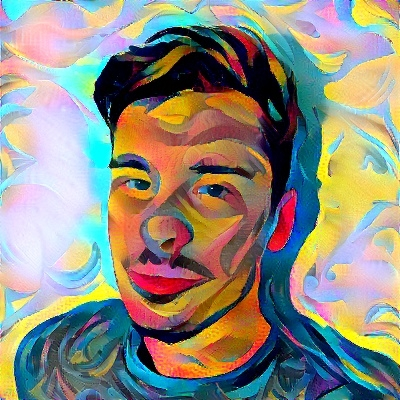
#> input picture images/babi1.jpg, 400 x 400 px, given in place of tesla_color.png, which was not available
$ python main.py
#> lines starting #> are read from the running program, lines starting #| are printed output that depends on the picture; pictures that were not available may be replaced by others from this repository, and a replacement may not be noted
### linedraw.py
from random import *
import math
import argparse

from PIL import Image, ImageDraw, ImageOps

from tools.filters import *
from tools.strokesort import *
import tools.perlin as perlin
from tools.util import *
from tools.visualize import *
from tools.colorchannels import image_to_cmyk_parts

no_cv = False
no_svg = False
save_json = False
save_bitmap = False
export_path = "output/out.svg"
draw_contours = True
draw_hatch = True
show_bitmap = False
resolution = 1024
hatch_size = 16
contour_simplify = 2
contrast = 10

color_type = "black"

try:
    import numpy as np
    import cv2
except:
    print("Cannot import numpy/openCV. Switching to NO_CV mode.")
    no_cv = True

def find_edges(IM):
    print("finding edges...")
    if no_cv:
        #appmask(IM,[F_Blur])
        appmask(IM,[F_SobelX,F_SobelY])
    else:
        im = np.array(IM)
        im = cv2.GaussianBlur(im,(3,3),0)
        im = cv2.Canny(im,100,200)
        IM = Image.fromarray(im)
    return IM.point(lambda p: p > 128 and 255)


def getdots(IM):
    print("getting contour points...")
    PX = IM.load()
    dots = []
    w,h = IM.size
    for y in range(h-1):
        row = []
        for x in range(1,w):
            if PX[x,y] == 255:
                if len(row) > 0:
                    if x-row[-1][0] == row[-1][-1]+1:
                        row[-1] = (row[-1][0],row[-1][-1]+1)
                    else:
                        row.append((x,0))
                else:
                    row.append((x,0))
        dots.append(row)
    return dots

def connectdots(dots):
    print("connecting contour points...")
    contours = []
    for y in range(len(dots)):
        for x,v in dots[y]:
            if v > -1:
                if y == 0:
                    contours.append([(x,y)])
                else:
                    closest = -1
                    cdist = 100
                    for x0,v0 in dots[y-1]:
                        if abs(x0-x) < cdist:
                            cdist = abs(x0-x)
                            closest = x0

                    if cdist > 3:
                        contours.append([(x,y)])
                    else:
                        found = 0
                        for i in range(len(contours)):
                            if contours[i][-1] == (closest,y-1):
                                contours[i].append((x,y,))
                                found = 1
                                break
                        if found == 0:
                            contours.append([(x,y)])
        for c in contours:
            if c[-1][1] < y-1 and len(c)<4:
                contours.remove(c)
    return contours


def getcontours(IM,sc=2):
    print("generating contours...")
    IM = find_edges(IM)
    IM1 = IM.copy()
    IM2 = IM.rotate(-90,expand=True).transpose(Image.FLIP_LEFT_RIGHT)
    dots1 = getdots(IM1)
    contours1 = connectdots(dots1)
    dots2 = getdots(IM2)
    contours2 = connectdots(dots2)

    for i in range(len(contours2)):
        contours2[i] = [(c[1],c[0]) for c in contours2[i]]
    contours = contours1+contours2

    for i in range(len(contours)):
        for j in range(len(contours)):
            if len(contours[i]) > 0 and len(contours[j])>0:
                if distsum(contours[j][0],contours[i][-1]) < 8:
                    contours[i] = contours[i]+contours[j]
                    contours[j] = []

    for i in range(len(contours)):
        contours[i] = [contours[i][j] for j in range(0,len(contours[i]),8)]


    contours = [c for c in contours if len(c) > 1]

    for i in range(0,len(contours)):
        contours[i] = [(v[0]*sc,v[1]*sc) for v in contours[i]]

    for i in range(0,len(contours)):
        for j in range(0,len(contours[i])):
            contours[i][j] = int(contours[i][j][0]+10*perlin.noise(i*0.5,j*0.1,1)),int(contours[i][j][1]+10*perlin.noise(i*0.5,j*0.1,2))

    return contours


def hatch(IM,sc=16):
    print("hatching...")
    PX = IM.load()
    w,h = IM.size
    lg1 = []
    lg2 = []
    for x0 in range(w):
        for y0 in range(h):
            x = x0*sc
            y = y0*sc
            if PX[x0,y0] > 144:
                pass

            elif PX[x0,y0] > 64:
                lg1.append([(x,y+sc/4),(x+sc,y+sc/4)])
            elif PX[x0,y0] > 16:
                lg1.append([(x,y+sc/4),(x+sc,y+sc/4)])
                lg2.append([(x+sc,y),(x,y+sc)])

            else:
                lg1.append([(x,y+sc/4),(x+sc,y+sc/4)])
                lg1.append([(x,y+sc/2+sc/4),(x+sc,y+sc/2+sc/4)])
                lg2.append([(x+sc,y),(x,y+sc)])

    lines = [lg1,lg2]
    for k in range(0,len(lines)):
        for i in range(0,len(lines[k])):
            for j in range(0,len(lines[k])):
                if lines[k][i] != [] and lines[k][j] != []:
                    if lines[k][i][-1] == lines[k][j][0]:
                        lines[k][i] = lines[k][i]+lines[k][j][1:]
                        lines[k][j] = []
        lines[k] = [l for l in lines[k] if len(l) > 0]
    lines = lines[0]+lines[1]

    for i in range(0,len(lines)):
        for j in range(0,len(lines[i])):
            x, y = lines[i][j]
            x = int(x + sc * perlin.noise(i * 0.5, j * 0.1, 1))
            y = int(y + sc * perlin.noise(i * 0.5, j * 0.1, 2)) - j

            x = max(0, min(w * sc - 1, x))
            y = max(0, min(h * sc - 1, y))
            lines[i][j] = (x, y)

    return lines


def sketch(path):
#> called with path = 'images/tesla_color.png'
    IM = None
    possible = [path,"images/"+path,"images/"+path+".jpg","images/"+path+".png","images/"+path+".tif"]
    path_to_img = None
    for p in possible:
        try:
            IM = Image.open(p)
#> IM is the input picture: PIL image 400x400 RGB; mean R, G, B 144.6, 141.5, 128.2
            path_to_img = p
            break
        except FileNotFoundError:
            print("The Input File wasn't found. Check Path")
            exit(0)
            pass
    w,h = IM.size
#> w = 400; h = 400

    # if h > w:
    #     IM = IM.rotate(90, expand=True)
    #     w, h = h, w

    if color_type == 'black':
        IM = IM.convert("L")
        IM = ImageOps.autocontrast(IM, contrast)

        lines = []
        if draw_contours:
            lines += getcontours(IM.resize((resolution//contour_simplify,resolution//contour_simplify*h//w)),contour_simplify)
        if draw_hatch:
            lines += hatch(IM.resize((resolution//hatch_size,resolution//hatch_size*h//w)),hatch_size)

        lines = sortlines(lines)

    elif color_type == 'rgb':
        im_l = IM.convert("L")
        im_r, im_g, im_b = IM.split()

        im_l = ImageOps.autocontrast(im_l, contrast)
        im_r = ImageOps.autocontrast(im_r, contrast)
        im_g = ImageOps.autocontrast(im_g, contrast)
        im_b = ImageOps.autocontrast(im_b, contrast)

        lines_dict = {}
        for im, color in [(im_l, "black"), (im_r, "red"), (im_g, "green"), (im_b, "blue")]:
            print(f'color: {color}')

            lines = []
            if draw_contours:
                lines += getcontours(im.resize((resolution//contour_simplify,resolution//contour_simplify*h//w)),contour_simplify)
            if draw_hatch:
                lines += hatch(im.resize((resolution//hatch_size,resolution//hatch_size*h//w)),hatch_size)

            lines = sortlines(lines)

            lines_dict[color] = lines

        lines = lines_dict

    elif color_type == 'cmyk':
        im_c, im_m, im_y, im_k = image_to_cmyk_parts(IM)
#> in split_cmyk, `channel_max[channel_max < threshold] = threshold`: channel_max: shape (400, 400) float64; min 0.00392, max 1, mean 0.702
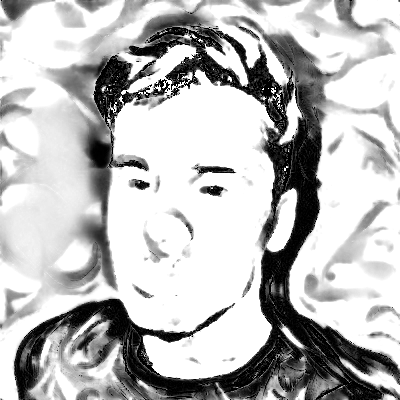
#> im_c: PIL image 400x400 L; min 0, max 255, mean 187.8
        im_c, im_m, im_y, im_k = [ImageOps.autocontrast(im, contrast) for im in (im_c, im_m, im_y, im_k)]
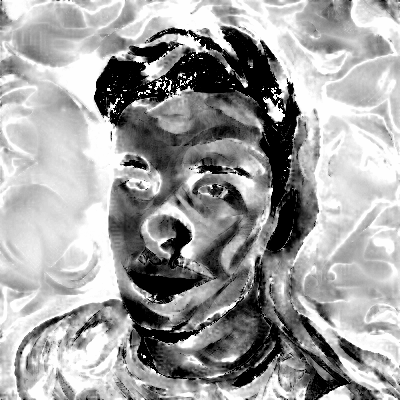
#> im_m: PIL image 400x400 L; min 0, max 254, mean 159.3
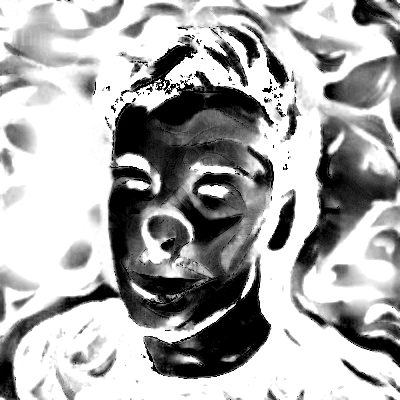
#> im_y: PIL image 400x400 L; min 0, max 255, mean 170.6
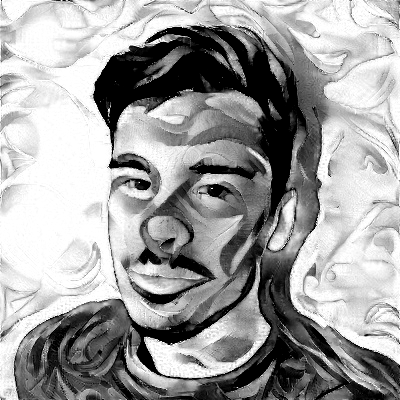
#> im_k: PIL image 400x400 L; min 0, max 255, mean 159.8

        lines_dict = {}
        for im, color in [(im_c, "cyan"), (im_m, "magenta"), (im_y, "yellow")]:
            print(f'color: {color}')

            lines = hatch(im.resize((resolution//hatch_size,resolution//hatch_size*h//w)),hatch_size)
            lines = sortlines(lines)
            lines_dict[color] = lines
#> this loop made 3 passes
#> color on passes 2 to 3: 'magenta', 'yellow'
#> (color, w in hatch, h in hatch) on pass 1: ('cyan', 42, 42)
#> (printed output is left out)

        print('color: black')
        lines = getcontours(im_k.resize((resolution//contour_simplify,resolution//contour_simplify*h//w)),contour_simplify)
#> in find_edges, `im = cv2.Canny(im,100,200)`:
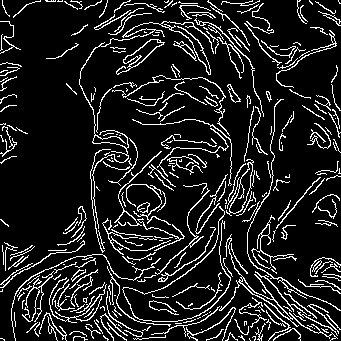
#> im: shape (341, 341); 12.6% white in thin lines or dots
#> in getcontours, `IM2 = IM.rotate(-90,expand=True).transpose(Image.FLIP_LEFT_RIGHT)`:
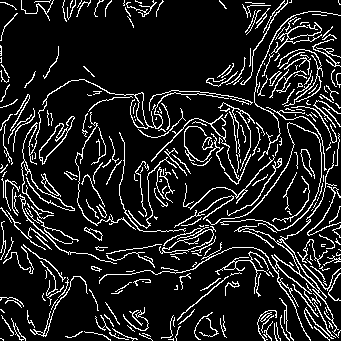
#> IM2: PIL image 341x341 L; 12.6% white in thin lines or dots
        lines = sortlines(lines)
        lines_dict['black'] = lines

        lines = lines_dict

    if show_bitmap:
        display_bitmap(lines, resolution, h, w)

    if not no_svg:
        save_svg(lines, export_path)
#> the loop in makesvg, `for color in lines:` made 4 passes

    if save_json:
        save_to_json(lines, contour_simplify, hatch_size, path_to_img, h=resolution, w=resolution*h//w)

    if save_bitmap:
        save_to_bitmap(lines, resolution, h, w, contour_simplify, hatch_size, path)

    if (type(lines) == list):
        print(len(lines),"strokes.")
    elif (type(lines) == dict):
        sum_lines = 0
        for color in lines:
            print(f'{color}: {len(lines[color])} strokes.')
            sum_lines += len(lines[color])
        print(sum_lines, "strokes.")
    print("done.")
    return lines


# [55 lines that do not run on import are left out]

### tools/colorchannels.py
import numpy as np
from PIL import Image

def split_cmyk(rgb_array, threshhold=1):
    data = rgb_array.astype(float) / 255
    threshold = threshhold / 255

    channel_max = data.max(2)
    channel_max[channel_max < threshold] = threshold

    k = 1 - channel_max
    c = (1 - data[:, :, 0] - k) / channel_max
    m = (1 - data[:, :, 1] - k) / channel_max
    y = (1 - data[:, :, 2] - k) / channel_max

    result = 1 - np.array([c, m, y, k])

    return tuple([(_ * 255).round().astype(np.uint8) for _ in result])


def image_to_cmyk_parts(image):
    data = np.asarray(image.convert("RGB"))
    cmyk = split_cmyk(data)

    return (Image.fromarray(_) for _ in cmyk)

### tools/perlin.py
#Perlin Noise
#Based on Javascript from p5.js (https://github.com/processing/p5.js/blob/master/src/math/noise.js)

import math
import random

PERLIN_YWRAPB = 4
PERLIN_YWRAP = 1<<PERLIN_YWRAPB
PERLIN_ZWRAPB = 8
PERLIN_ZWRAP = 1<<PERLIN_ZWRAPB
PERLIN_SIZE = 4095

perlin_octaves = 4
perlin_amp_falloff = 0.5

def scaled_cosine(i):
    return 0.5*(1.0-math.cos(i*math.pi))

perlin = None

def noise(x,y=0,z=0):
    global perlin
    if perlin == None:
        perlin = []
        for i in range(0,PERLIN_SIZE+1):
            perlin.append(random.random())
    if x<0:x=-x
    if y<0:y=-y
    if z<0:z=-z

    xi,yi,zi = int(x),int(y),int(z)
    xf = x-xi
    yf = y-yi
    zf = z-zi
    rxf = ryf = None

    r = 0
    ampl = 0.5

    n1 = n2 = n3 = None
    for o in range(0,perlin_octaves):
        of=xi+(yi<<PERLIN_YWRAPB)+(zi<<PERLIN_ZWRAPB)

        rxf = scaled_cosine(xf)
        ryf = scaled_cosine(yf)

        n1  = perlin[of&PERLIN_SIZE]
        n1 += rxf*(perlin[(of+1)&PERLIN_SIZE]-n1)
        n2  = perlin[(of+PERLIN_YWRAP)&PERLIN_SIZE]
        n2 += rxf*(perlin[(of+PERLIN_YWRAP+1)&PERLIN_SIZE]-n2)
        n1 += ryf*(n2-n1)

        of += PERLIN_ZWRAP
        n2  = perlin[of&PERLIN_SIZE]
        n2 += rxf*(perlin[(of+1)&PERLIN_SIZE]-n2)
        n3  = perlin[(of+PERLIN_YWRAP)&PERLIN_SIZE]
        n3 += rxf*(perlin[(of+PERLIN_YWRAP+1)&PERLIN_SIZE]-n3)
        n2 += ryf*(n3-n2)

        n1 += scaled_cosine(zf)*(n2-n1)

        r += n1*ampl
        ampl *= perlin_amp_falloff
        xi<<=1
        xf*=2
        yi<<=1
        yf*=2
        zi<<=1
        zf*=2

        if (xf>=1.0): xi+=1; xf-=1
        if (yf>=1.0): yi+=1; yf-=1
        if (zf>=1.0): zi+=1; zf-=1
    return r

def noiseDetail(lod, falloff):
    if lod>0:perlin_octaves=lod
    if falloff>0:perlin_amp_falloff=falloff


class LCG():
    # [5 lines left out: function __init__, not called in this run]
    def setSeed(self,val=None):
        self.z = self.seed = (math.random()*self.m if val == None else val) >> 0
    def getSeed(self):
        return self.seed
    def rand(self):
        self.z = (self.a * self.z + self.c) % self.m
        return self.z/self.m


# [6 lines left out: function noiseSeed, not called in this run]


### tools/strokesort.py
from tools.util import *


def sortlines(lines):
    print("optimizing stroke sequence...")
    clines = lines[:]
    slines = [clines.pop(0)]
    while clines != []:
        x,s,r = None,1000000,False
        for l in clines:
            d = distsum(l[0],slines[-1][-1])
            dr = distsum(l[-1],slines[-1][-1])
            if d < s:
                x,s,r = l[:],d,False
            if dr < s:
                x,s,r = l[:],s,True

        clines.remove(x)
        if r == True:
            x = x[::-1]
        slines.append(x)
    return slines

### tools/visualize.py
from random import *
import os
import json
from PIL import Image, ImageDraw, ImageOps

# [13 lines left out: function turtle_visualize, not called in this run]


def lines_to_image(lines, resolution, h, w):
#> called with resolution = 1024, h = 400, w = 400
    line_width = 10
    img = Image.new("RGB",(resolution,resolution*h//w),(255,255,255))
#> img: PIL image 1024x1024 RGB; every value is 255
    draw = ImageDraw.Draw(img)
    if (type(lines) == dict):
        for color in lines:
            for l in lines[color]:
                if color == 'black':
                    draw.line(l, (0, 0, 0), line_width)
                elif color == 'red':
                    draw.line(l, (255, 0, 0), line_width)
                elif color == 'green':
                    draw.line(l, (0, 255, 0), line_width)
                elif color == 'blue':
                    draw.line(l, (0, 0, 255), line_width)
                elif color == 'cyan':
                    draw.line(l, (0, 255, 255), line_width)
                elif color == 'magenta':
                    draw.line(l, (255, 0, 255), line_width)
                elif color == 'yellow':
                    draw.line(l, (255, 255, 0), line_width)
#> this loop made 4 passes
    else:
        for l in lines:
            draw.line(l,(0,0,0),line_width)

    return img

def save_to_bitmap(lines, resolution, h, w, contour_simplify, hatch_size, path):
    if not os.path.exists('./bitmap/'):
        os.mkdir('bitmap')

    file_name, _ = os.path.splitext(os.path.basename(path))

    img = lines_to_image(lines, resolution, h, w)
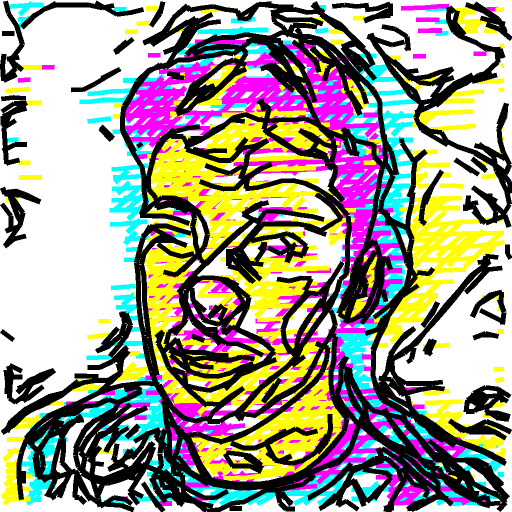
#> img: PIL image 1024x1024 RGB (shown at 1/2 size); mean R, G, B 158.1, 152.6, 139.2
    img.save(f'bitmap/{file_name}_cs{contour_simplify}_hs{hatch_size}.jpg')

def display_bitmap(lines, resolution, h, w):
    disp = lines_to_image(lines, resolution, h, w)
    disp.show()

def save_svg(lines, export_path):
    f = open(export_path,'w')
    f.write(makesvg(lines))
    f.close()

def makesvg(lines):
    print("generating svg file...")
    out = '<svg xmlns="http://www.w3.org/2000/svg" version="1.1">'
    if (type(lines) == dict):
        for color in lines:
            for l in lines[color]:
                l = ",".join([str(p[0]*0.5)+","+str(p[1]*0.5) for p in l])
                out += '<polyline points="'+l+f'" stroke="{color}" stroke-width="2" fill="none" />\n'

    else:
        for l in lines:
            l = ",".join([str(p[0]*0.5)+","+str(p[1]*0.5) for p in l])
            out += '<polyline points="'+l+'" stroke="black" stroke-width="2" fill="none" />\n'

    out += '</svg>'
    return out

def save_to_json(lines, contour_simplify, hatch_size, path, h, w):
    if not os.path.exists('./json/'):
        os.mkdir('json')

    file_name, _ = os.path.splitext(os.path.basename(path))

    if (type(lines) == list):
        lines = {'black': lines}

    json_data = {
        'width': w,
        'height': h,
        'lines': lines
    }

    with open(f'json/{file_name}_cs{contour_simplify}_hs{hatch_size}.json', 'w') as fout:
        json.dump(json_data, fout)

### tools/util.py
from PIL import Image, ImageDraw, ImageOps

# [6 lines left out: function midpt, not called in this run]

def distsum(*args):
    return sum([ ((args[i][0]-args[i-1][0])**2 + (args[i][1]-args[i-1][1])**2)**0.5 for i in range(1,len(args))])

### main.py
import linedraw


if  __name__ == '__main__':
    img_name = 'tesla_color'
    img_format = '.png'

    draw_contours = True
    contour_simplify = 3

    draw_hatch = True
    hatch_size = 24

    linedraw.contour_simplify = contour_simplify
    linedraw.hatch_size = hatch_size
    linedraw.draw_contours = draw_contours
    linedraw.draw_hatch = draw_hatch
    linedraw.color_type = 'cmyk'
    linedraw.save_bitmap = True
    linedraw.no_svg = False
    linedraw.save_json = True
    #linedraw.export_path = f"output/{img_name}_cs{contour_simplify}_hs{hatch_size}_cmyk.svg"
    linedraw.sketch(f'images/{img_name}{img_format}')
#> the loop in sketch, `for color in lines:` made 4 passes
#| cyan: 323 strokes.
#| magenta: 306 strokes.
#| yellow: 371 strokes.
#| black: 309 strokes.
#| 1309 strokes.
